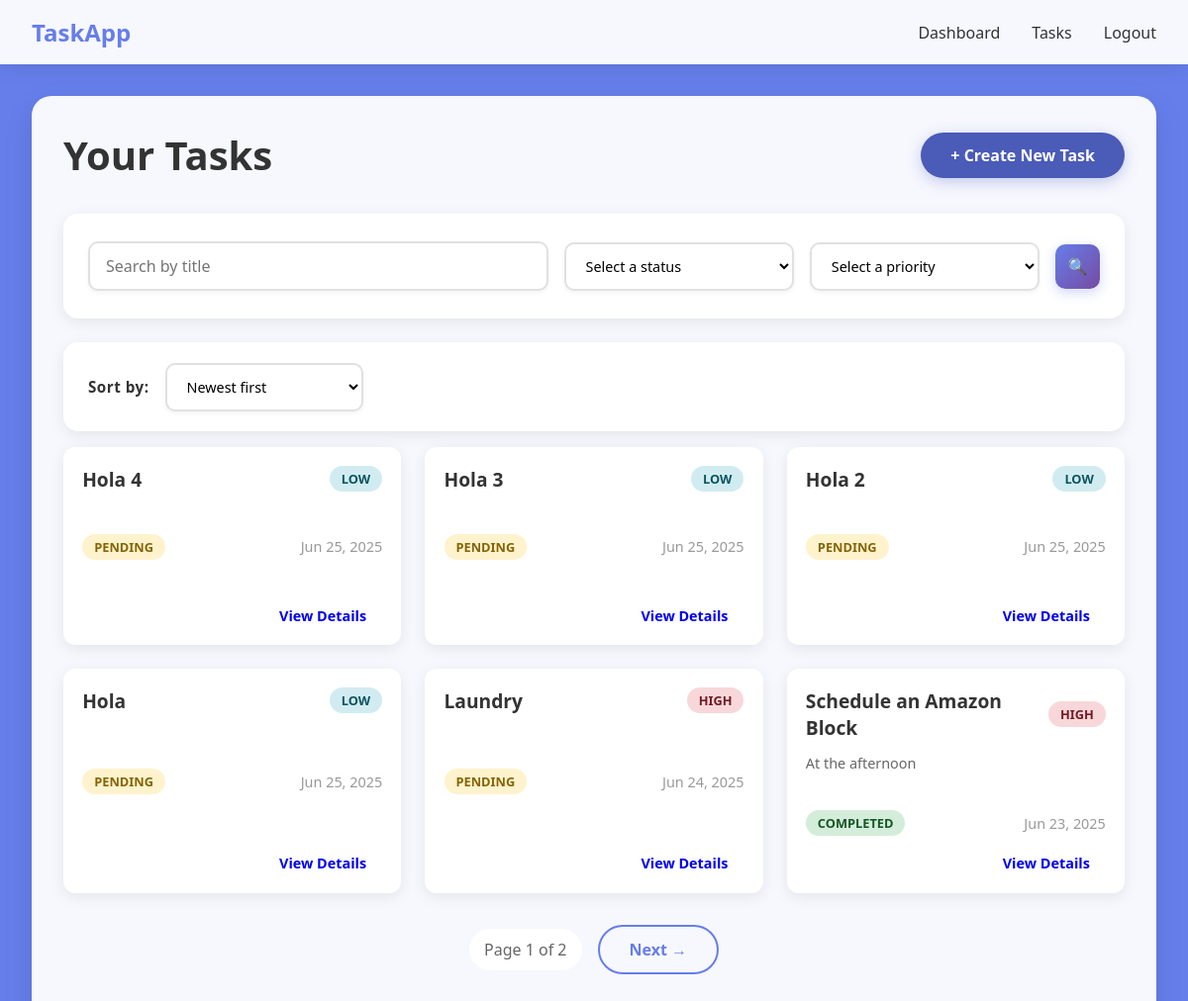
The app's page /tasks/ (signed in) with its own data.
### tasks/models.py (models this page shows, shortened)
class Task(models.Model):
    class Priority(models.TextChoices):
        HIGH = 'high', 'High'
        MEDIUM = 'medium', 'Medium'
        LOW = 'low', 'Low'
    class Status(models.TextChoices):
        COMPLETED = 'completed', 'Completed'
        IN_PROGRESS = 'in_progress', 'In Progress'
        PENDING = 'pending', 'Pending'
    title = models.CharField(max_length=200)
    description = models.TextField(null=True, blank=True)
    created_at = models.DateTimeField(auto_now_add=True)
    updated_at = models.DateTimeField(auto_now=True)
    priority = models.CharField(max_length=10, choices=Priority.choices, default=Priority.LOW)
    status = models.CharField(max_length=20, choices=Status.choices, default=Status.PENDING)
    user = models.ForeignKey(User, on_delete=models.CASCADE)

### tasks/views.py (the view)
# urls.py: path('', include('tasks.urls')),
@login_required
def tasks(request):
    title = request.GET.get('title', '')
    status = request.GET.get('status', 'default')
    priority = request.GET.get('priority', 'default')
    order_by = request.GET.get('order_by', '-created_at')
    valid_orders = ['-created_at', 'created_at', 'priority', '-priority', 'title']
    if order_by not in valid_orders:
        order_by = '-created_at'
    tasks_list = Task.objects.filter(user=request.user)
    if title:
        tasks_list = tasks_list.filter(title__icontains=title)
    if status != 'default' and status:
        tasks_list = tasks_list.filter(status=status)
    if priority != 'default' and priority:
        tasks_list = tasks_list.filter(priority=priority)
    tasks_list = tasks_list.order_by(order_by)
    paginator = Paginator(tasks_list, 6)
    page_number = request.GET.get('page')
    tasks = paginator.get_page(page_number)
    form = TaskForm()
    return render(request, 'tasks.html', {
        'tasks': tasks,
        'form': form,
        'current_order': order_by,
        'title': title,
        'status': status,
        'priority': priority,
    })

### tasks/forms.py
class TaskForm(ModelForm):
    class Meta:
        model = Task
        fields = ['title', 'description', 'priority', 'status']

### tasks/templates/tasks.html (shortened to what this page needs)
{% extends 'base.html' %}
{% block content %}
    <div class="main-content">
        <div class="tasks-container">
            <div class="tasks-header">
                <h1>Your Tasks</h1>
                <button id="openModalBtn" class="btn btn-primary">+ Create New Task</button>
            </div>
            <div class="search-container">
                <form method="get" action="{% url 'tasks' %}">
                    <input name="title" type="text" placeholder="Search by title" autocomplete="off" value="{{ title }}">
                    <select name="status" id="status">
                        <option value="default" {% if status == "default" or not status %}selected{% endif %}>Select a status</option>
                    </select>
                    <select name="priority" id="priority">
                        <option value="default" {% if priority == "default" or not priority %}selected{% endif %}>Select a priority</option>
                    </select>
                    <button id="searchBtn">🔍</button>
                </form>
            </div>
            <div class="sort-container">
                <label for="sort-select">Sort by:</label>
                <select id="sort-select" onchange="changeSorting()">
                    <option value="-created_at" {% if current_order == "-created_at" %}selected{% endif %}>Newest first</option>
                </select>
            </div>
            <div class="tasks-grid">
                {% for task in tasks %}
                    <div class="task-card">
                        <div class="task-card-header">
                            <h3>{{ task.title }}</h3>
                            <span class="task-priority priority-{{ task.priority }}">{{ task.get_priority_display }}</span>
                        </div>
                        <div class="task-card-body">
                            {% if task.description %}
                                <p class="task-description">{{ task.description|truncatewords:15 }}</p>
                            {% endif %}
                            <div class="task-meta">
                                <span class="task-status status-{{ task.status }}">{{ task.get_status_display }}</span>
                                <span class="task-date">{{ task.created_at|date:"M d, Y" }}</span>
                            </div>
                        </div>
                        <div class="task-card-footer">
                            <a href="{% url 'task_details' task.id %}" class="btn btn-small">View Details</a>
                        </div>
                    </div>
                {% empty %}
                    <div class="no-tasks-card">
                        <h3>No tasks yet!</h3>
                        <p>Create your first task to get started</p>
                        <button onclick="document.getElementById('openModalBtn').click()" class="btn btn-primary">Create Task</button>
                    </div>
                {% endfor %}
            </div>
            {% if tasks.has_other_pages %}
                <div class="pagination-container">
                    <div class="pagination">
                        <span class="page-info">
                            Page {{ tasks.number }} of {{ tasks.paginator.num_pages }}
                        </span>
                        {% if tasks.has_next %}
                            <a href="?page={{ tasks.next_page_number }}&title={{ title }}&status={{ status }}&priority={{ priority }}&order_by={{ current_order }}" class="btn btn-secondary">Next →</a>
                        {% endif %}
                    </div>
                </div>
            {% endif %}
        </div>
    </div>
{% endblock %}

### records on screen
Task: title "Hola 4", priority "LOW", status "PENDING", created_at "Jun 25, 2025"
Task: title "Hola 3", priority "LOW", status "PENDING", created_at "Jun 25, 2025"
Task: title "Hola 2", priority "LOW", status "PENDING", created_at "Jun 25, 2025"
Task: title "Hola", priority "LOW", status "PENDING", created_at "Jun 25, 2025"
Task: title "Laundry", priority "HIGH", status "PENDING", created_at "Jun 24, 2025"
Task: title "Schedule an Amazon Block", priority "HIGH", description "At the afternoon", status "COMPLETED", created_at "Jun 23, 2025"

### other values on screen
{{ tasks.number }} "1"
{{ tasks.paginator.num_pages }} "2"
